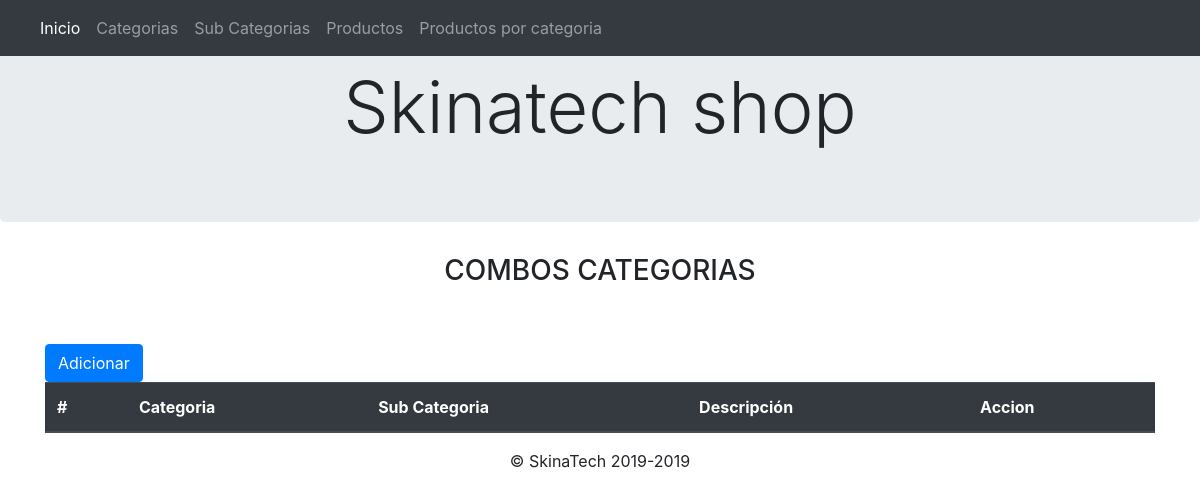
/index.php/category_sub_category_controller, run on an earlier commit of the app's database.
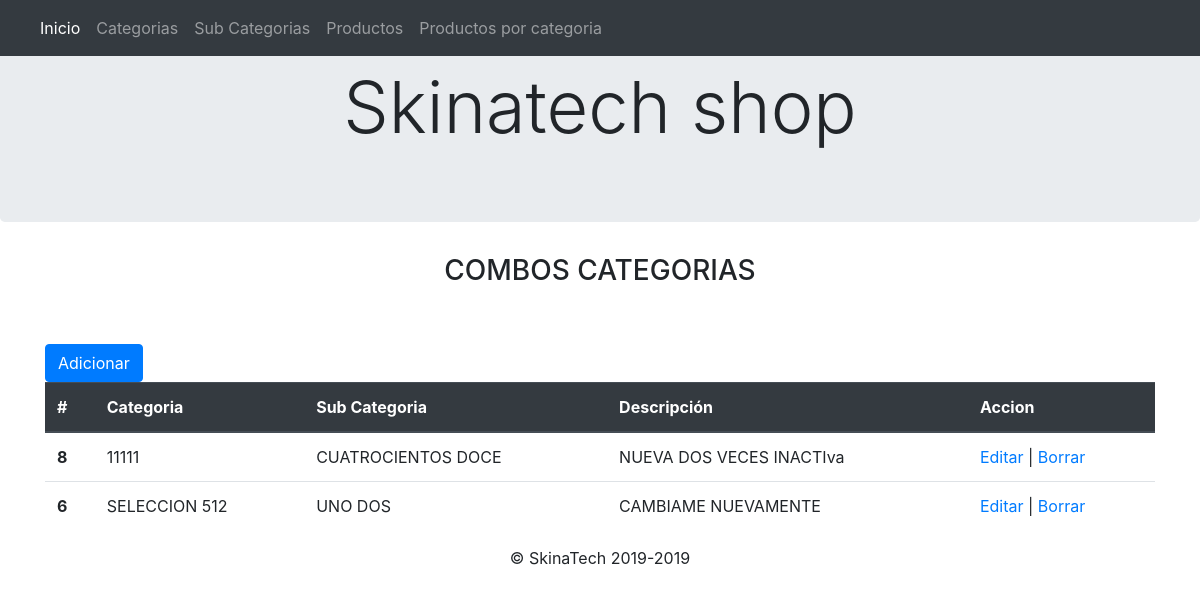
And on a later commit of the database.
### tables this page shows
CREATE TABLE `categoria_subcategoria` (
  `id_catsub` int(11) NOT NULL,
  `id_categoria` int(11) DEFAULT NULL,
  `id_sub_categoria` int(11) DEFAULT NULL,
  `descripcion` varchar(100) DEFAULT NULL,
  `es_activa` int(11) DEFAULT '0'
);

CREATE TABLE `categorias` (
  `id_categoria` int(11) NOT NULL,
  `nombre_categoria` varchar(100) DEFAULT NULL,
  `es_activa` tinyint(1) DEFAULT '0'
);

CREATE TABLE `subcategoria` (
  `id_subcategoria` int(11) NOT NULL,
  `nombre_subcategoria` varchar(100) DEFAULT NULL,
  `es_activa` int(11) DEFAULT NULL
);

### application/controllers/Category_sub_category_controller.php (called while the page is built, shortened)
<?php
class Category_sub_category_controller extends CI_Controller {
    public function __construct()
    {
        $this->load->model('Crud_model');
        $this->load->helper('form');
    }
    public function index()
    {
        $this->load->view('/includes/header_view');
        $data['categorias'] = $this->Crud_model->get_category_dropdown();
        $data['subcategorias'] = $this->Crud_model->get_subcategory_dropdown();
        $data['result'] = $this->Crud_model->category_sub_category_show();
        $this->load->view('category_sub_category_view',$data);
        $this->load->view('includes/footer_view');
    }
}

### index.php (called while the page is built, shortened)
<?php
require_once BASEPATH.'core/CodeIgniter.php';

### application/models/Crud_model.php (called while the page is built, shortened)
<?php if ( ! defined('BASEPATH')) exit('No direct script access allowed');
class Crud_model extends CI_Model {
    function category_sub_category_show()
    {
        $query = $this->db->query('SELECT
        catsub.id_catsub as id_catsub,
        cat.nombre_categoria as id_categoria,
        sub.nombre_subcategoria as id_sub_categoria,
        catsub.descripcion as descripcion,
        CASE
        WHEN catsub.es_activa = 0 THEN "INACTIVA"
        WHEN catsub.es_activa = 1 THEN "ACTIVA"
        ELSE "NO TIENE ESTADO"
        END AS es_activa
        FROM
        categoria_subcategoria AS catsub
        INNER JOIN categorias cat ON cat.id_categoria = catsub.id_categoria
        INNER JOIN subcategoria sub ON sub.id_subcategoria = catsub.id_sub_categoria
        WHERE catsub.es_activa = 1');
        return $query->result();
    }
}

### application/views/category_sub_category_view.php (the view, shortened to what this page needs)
<div class="page-heade">
        <div class="container">
          <center><h3 class="display-6">COMBOS CATEGORIAS</h3></center>
        </div>
</div>
<div class="container">
        <br>
        <br>
<button type="button" class="btn btn-primary" data-toggle="modal" data-target="#exampleModal">
  Adicionar
</button>
            <table class="table">
            <thead class="thead-dark">
                <tr>
                <th scope="col">#</th>
                <th scope="col">Categoria</th>
                <th scope="col">Sub Categoria</th>
                <th scope="col">Descripción</th>
                <th scope="col">Accion</th>
                </tr>
            </thead>
            <tbody>
                <?php foreach($result as $row) {?>
                <tr>
                <th scope="row"><?php echo $row->id_catsub;?></th>
                <td><?php echo $row->id_categoria;?></td>
                <td><?php echo $row->id_sub_categoria;?></td>
                <td><?php echo $row->descripcion;?></td>
                <td>
                <a href="<?php echo site_url('category_sub_category_controller/edit');?>/<?php echo $row->id_catsub;?>">Editar</a>  |
                <a href="<?php echo site_url('category_sub_category_controller/delete');?>/<?php echo $row->id_catsub;?>">Borrar</a>
                </td>
                    </tr>
                    <?php } ?>
            </tbody>
            </table>
      </div>

What changed in the data, as far as the page shows it:
added categoria_subcategoria: id_catsub "8", id_categoria.nombre_categoria "11111", subcategoria.nombre_subcategoria "CUATROCIENTOS DOCE", descripcion "NUEVA DOS VECES INACTIva"
added categoria_subcategoria: id_catsub "6", id_categoria.nombre_categoria "SELECCION 512", subcategoria.nombre_subcategoria "UNO DOS", descripcion "CAMBIAME NUEVAMENTE"
